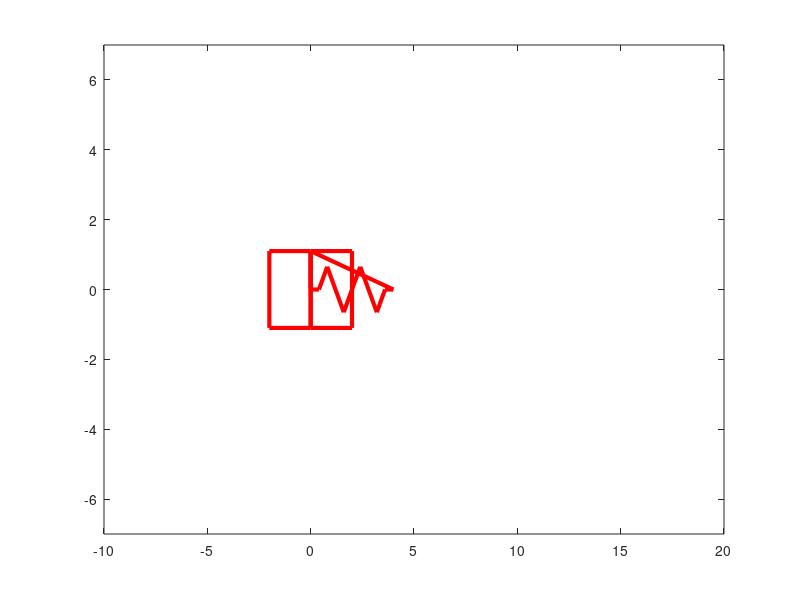

The MATLAB script that drew this image:
clc,clear,close all

offset = 0;

% Plot the mass-spring-damper system
xy_spring = [ ...
    0.0,  0.0;
    0.4,  0.0;
    0.8,  0.65;
    1.6,  -0.65;
    2.4,  0.65;
    3.2,  -0.65;
    3.6,  0.0;
    4.0,  0.0];

xy_mass1 = [ ...
    0.0,   1.1
    0.0,   -1.1
    -2.0,  -1.1
    -2.0,  1.1
    0.0,   1.1];

xy_mass2 = [ ...
    0.0,  1.1
    2.0,  1.1
    2.0,  -1.1
    0.0,  -1.1
    0.0,  1.1];

x_spring = xy_spring(:,1);
y_spring = xy_spring(:,2);

x_mass1 = xy_mass1(:,1);
y_mass1 = xy_mass1(:,2);

x_mass2 = xy_mass2(:,1);
y_mass2 = xy_mass2(:,2);

x = [x_mass1; x_spring; x_mass2+offset];
y = [y_mass1; y_spring; y_mass2];

% Plot and then put the line into the "UserData" property
hndl = plot(x,y,"Color","r","LineWidth",3);

axis(gca,[-10 20 -7 7]);
